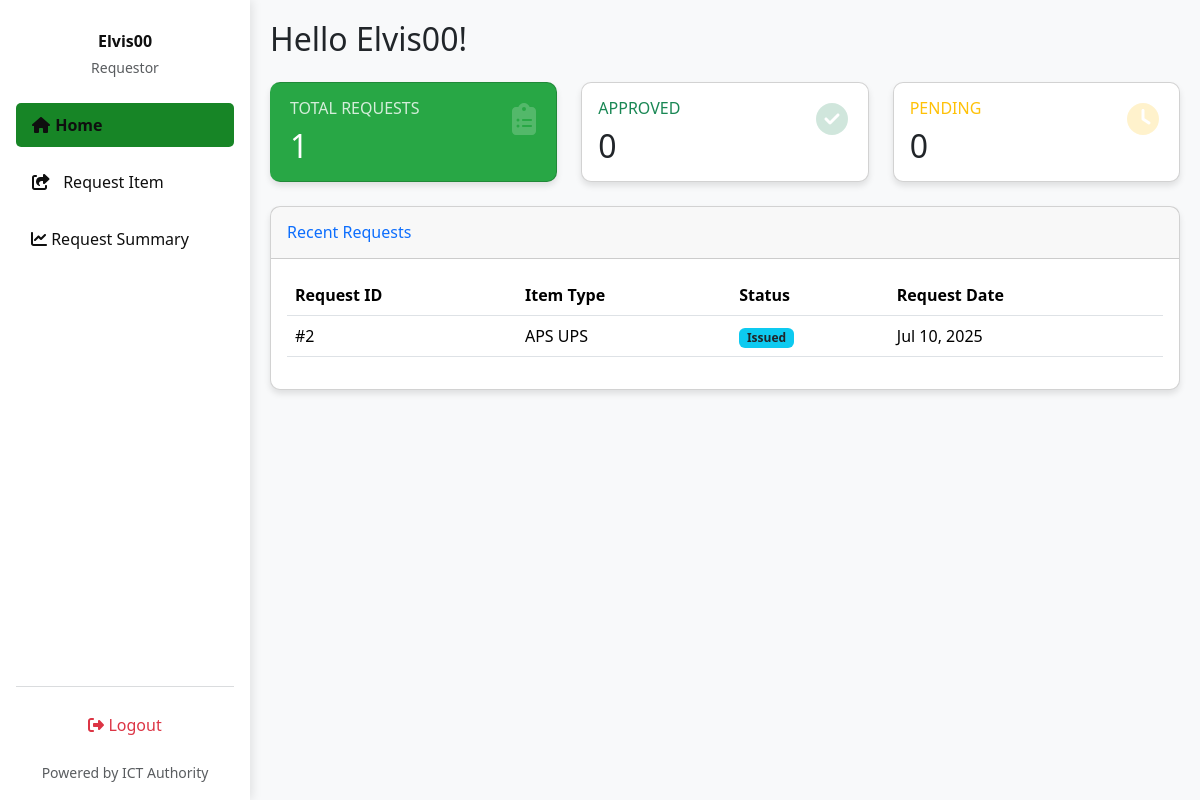
Screenshot of / (signed in) with the database file from the repository.
### invent/models.py (models this page shows, shortened)
class ItemRequest(models.Model):
    item = models.ForeignKey('InventoryItem', on_delete=models.CASCADE)
    name = models.CharField(max_length=100)
    quantity = models.PositiveIntegerField(default=1)
    reason = models.TextField(blank=True, null=True)
    application_date = models.DateField(default=timezone.now)
    requestor = models.ForeignKey(User, on_delete=models.CASCADE)
    status = models.CharField(max_length=10, choices=[
        ('Pending', 'Pending'),
        ('Approved', 'Approved'),
        ('Issued', 'Issued'),
        ('Rejected', 'Rejected'),
        ('Cancelled', 'Cancelled'),
    ], default='Pending')
    date_requested = models.DateTimeField(auto_now_add=True)
    _original_status = None
    def __init__(self, *args, **kwargs):
        super().__init__(*args, **kwargs)
        self._original_status = self.status

class InventoryItem(models.Model):
    STATUS_CHOICES = [
        ('Pending', 'Pending'),
        ('In Stock', 'In Stock'),
        ('Issued', 'Issued'),
        ('Returned', 'Returned'),
        ('Low Stock', 'Low Stock'),
        ('Out of Stock', 'Out of Stock'),
    ]
    CONDITION_CHOICES = [
        ("Serviceable", "Serviceable"),
        ("Not Serviceable", "Not Serviceable"),
        ("Not working", "Not working"),
        ("Good", "Good"),
        ("Fair", "Fair"),
        ("Poor", "Poor"),
    ]
    name = models.CharField(max_length=255, help_text="e.g., Dell Optiplex 7010 (from Asset Description)")
    serial_number = models.CharField(
        max_length=255, unique=True, blank=True, null=True,
        help_text="Unique serial number of the asset (from Serial Number in CSV)"
    )
    category = models.CharField(
        max_length=100, blank=True,
        help_text="e.g., Printer, CPU, Monitor (from Asset Category-Minor)"
    )
    condition = models.CharField(
        max_length=20, choices=CONDITION_CHOICES, default="Serviceable",
        help_text="Current condition of the asset (from Condition in CSV)"
    )
    status = models.CharField(max_length=20, choices=STATUS_CHOICES, default='In Stock')
    expiration_date = models.DateField(null=True, blank=True)
    quantity_total = models.PositiveIntegerField(default=0)
    quantity_issued = models.PositiveIntegerField(default=0)
    quantity_returned = models.PositiveIntegerField(default=0)
    created_by = models.ForeignKey(User, on_delete=models.SET_NULL, null=True, blank=True, related_name='inventory_created_by')
    created_at = models.DateTimeField(auto_now_add=True)
    updated_at = models.DateTimeField(auto_now=True)
    def quantity_remaining(self):
        return self.quantity_total - self.quantity_issued

### invent/views.py (the view)
# urls.py: path('', views.requestor_dashboard, name='requestor_dashboard'),
@login_required
def requestor_dashboard(request):
    user_requests = ItemRequest.objects.filter(
        requestor=request.user).order_by('-date_requested')
    available_inventory = [item for item in InventoryItem.objects.all().order_by(
        'name') if item.quantity_remaining() > 0]
    total_requests = user_requests.count()
    approved_count = user_requests.filter(status='Approved').count()
    pending_count = user_requests.filter(status='Pending').count()
    return render(request, 'invent/requestor_dashboard.html', {
        'requests': user_requests,
        'total_requests': total_requests,
        'approved_count': approved_count,
        'pending_count': pending_count,
        'available_inventory': available_inventory,
    })

### invent/context_processors.py (called while the page is built)
def pending_requests_count(request):
    count = 0  # Default to 0
    if request.user.is_authenticated:
        if request.user.has_perm('invent.can_issue_item'):
            count = ItemRequest.objects.filter(status='Pending').count()
    return {'pending_requests_count_for_sidebar': count}

### invent/templates/invent/requestor_dashboard.html (shortened to what this page needs)
{% load static %}
<!DOCTYPE html>
<html lang="en">
<head>
  <link href="https://cdn.jsdelivr.net/npm/bootstrap@5.3.3/dist/css/bootstrap.min.css" rel="stylesheet">
  <link href="https://cdnjs.cloudflare.com/ajax/libs/font-awesome/6.4.0/css/all.min.css" rel="stylesheet">
</head>
<body class="bg-light">
<div class="d-flex">
  <div class="sidebar vh-100 p-3 d-flex flex-column justify-content-between" style="width: 250px; position: fixed;">
    <div>
      <div class="text-center mb-4 pt-3">
        <h6 class="fw-bold mb-1">{{ user.first_name|default:user.username }}</h6>
        <small class="text-muted">Requestor</small>
      </div>
      <ul class="nav flex-column">
        <li class="nav-item mb-2">
          <a class="nav-link {% if request.resolver_match.url_name == 'requestor_dashboard' %}active{% endif %}" href="{% url 'requestor_dashboard' %}">
            <i class="fas fa-fw fa-home"></i> <span>Home</span>
          </a>
        </li>
        <li class="nav-item mb-2">
          <a class="nav-link {% if request.resolver_match.url_name == 'request_item' %}active{% endif %}" href="{% url 'request_item' %}">
            <i class="fas fa-fw fa-share-square me-2"></i> <span>Request Item</span>
          </a>
        </li>
        <li class="nav-item mb-2">
          <a class="nav-link {% if request.resolver_match.url_name == 'request_summary' %}active{% endif %}" href="{% url 'request_summary' %}">
            <i class="fas fa-chart-line"></i> <span>Request Summary</span>
          </a>
        </li>
      </ul>
    </div>
    <footer>
      <div class="text-center pt-3">
      <hr class="border-secondary opacity-25" />
      <ul class="nav flex-column">
        <li class="nav-item mb-2">
          <a class="nav-link text-danger" href="{% url 'logout' %}">
            <i class="fas fa-right-from-bracket"></i> <span>Logout</span>
          </a>
        </li>
      </ul>
      <small class="text-muted">Powered by ICT Authority</small>
    </div>
   </div>
  <div class="main-content flex-grow-1" style="margin-left: 250px;">
    {% block main_content %}
    <div class="d-flex justify-content-between align-items-center mb-4 flex-wrap">
      <h2 class="greeting mb-3 mb-md-0">Hello {{ user.first_name|default:user.username }}!</h2>
    </div>
    <div class="row mb-4 g-4">
      <div class="col-md-4">
        <div class="card summary-card border-left-primary">
          <div class="card-body">
            <h6 class="text-uppercase mb-2">Total Requests</h6>
            <h2 class="mb-0">{{ total_requests }}</h2>
            <i class="fas fa-clipboard-list card-icon"></i>
          </div>
        </div>
      </div>
      <div class="col-md-4">
        <div class="card summary-card border-left-success">
          <div class="card-body">
            <h6 class="text-uppercase text-success mb-2">Approved</h6>
            <h2 class="mb-0">{{ approved_count }}</h2>
            <i class="fas fa-check-circle card-icon text-success"></i>
          </div>
        </div>
      </div>
      <div class="col-md-4">
        <div class="card summary-card border-left-warning">
          <div class="card-body">
            <h6 class="text-uppercase text-warning mb-2">Pending</h6>
            <h2 class="mb-0">{{ pending_count }}</h2>
            <i class="fas fa-clock card-icon text-warning"></i>
          </div>
        </div>
      </div>
    </div>
    <div class="card data-table">
      <div class="card-header py-3 d-flex justify-content-between align-items-center">
        <h6 class="m-0 font-weight-bold text-primary">Recent Requests</h6>
      </div>
      <div class="card-body">
        <div class="table-responsive">
          <table class="table table-hover">
            <thead>
              <tr>
                <th>Request ID</th>
                <th>Item Type</th>
                <th>Status</th>
                <th>Request Date</th>
              </tr>
            </thead>
            <tbody>
              {% for req in requests %}
              <tr>
                <td>#{{ req.id }}</td>
                <td>{{ req.item.name }}</td>
                <td>
                  {% if req.status == "Approved" %}
                    <span class="badge bg-success">Approved</span>
                  {% elif req.status == "Denied" %}
                    <span class="badge bg-danger">Denied</span>
                  {% elif req.status == "Pending" %}
                    <span class="badge bg-warning text-dark">Pending</span>
                  {% else %}
                    <span class="badge bg-info text-dark">{{ req.status }}</span>
                  {% endif %}
                </td>
                <td>{{ req.date_requested|date:"M d, Y" }}</td>
              </tr>
              {% endfor %}
            </tbody>
          </table>
        </div>
      </div>
    </div>
    {% endblock main_content %}
  </div>
</div>
</body>
</html>

### invent/templates/invent/requestor_dashboard.html (style rules this page uses)
:root { --sidebar-bg: white; --sidebar-text: #0f0f0f; --sidebar-active: #178526; --sidebar-hover: #15b33c; --card-green: #28a745; }
body { font-family: 'Segoe UI', Tahoma, Geneva, Verdana, sans-serif; }
.sidebar { background-color: var(--sidebar-bg); color: var(--sidebar-text); box-shadow: 2px 0 10px rgba(0,0,0,0.1); transition: all 0.3s; }
.sidebar .nav-link { color: var(--sidebar-text); border-radius: 5px; padding: 10px 15px; margin-bottom: 5px; transition: all 0.3s; }
.sidebar .nav-link.active { background-color: var(--sidebar-active); font-weight: 600; }
.main-content { padding: 20px; background-color: #f8f9fa; min-height: 100vh; }
.summary-card { border-radius: 10px; box-shadow: 0 4px 6px rgba(0,0,0,0.1); transition: transform 0.3s; height: 100%; position: relative; overflow: hidden; }
.card-icon { position: absolute; right: 20px; top: 20px; font-size: 2rem; opacity: 0.2; }
.border-left-primary { border-left: 4px solid var(--card-green); background-color: var(--card-green); color: white; }
.border-left-primary h6 { color: rgba(255,255,255,0.8) !important; }
.data-table { border-radius: 10px; box-shadow: 0 4px 6px rgba(0,0,0,0.1); }

### rows the page displays
ItemRequest: id "2", item.name "APS UPS", status "Issued", date_requested "Jul 10, 2025"

### other values shown
{{ user.first_name|default:user.username }} "Elvis00"
{{ total_requests }} "1"
{{ approved_count }} "0"
{{ pending_count }} "0"
